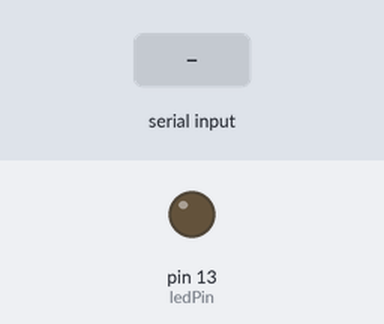
This sketch was run on a simulated Arduino Uno, built with avr-gcc and run on an emulated ATmega328P. On the bench: output pins drawn as LEDs (lit = HIGH). The inputs (shaded band) are chosen by the test bench. What the sketch prints to the serial monitor is not drawn.

Above: at 1.2 s.
1.3 s: "90,45\n" received over Serial
At 4.1 s:
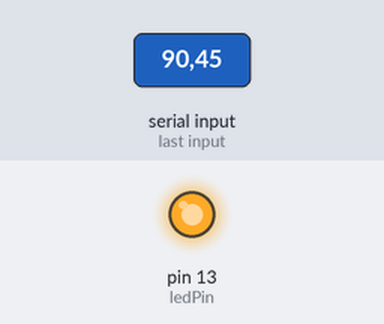
Timing chart, 0 to 5.6 s (numbered marks = the images above; inputs shaded):
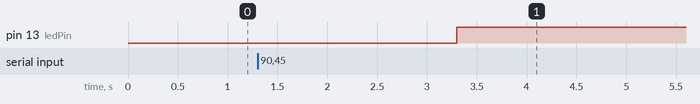

Measured:
- after the input at 1.3 s, pin 13 (ledPin): LOW → HIGH after 2.0 s

The sketch:

AR22_period.ino
```cpp
/*
 예제 2.3
 컴퓨터로부터 시리얼 통신을 통하여 데이터 수신하기
*/
// LED 출력을 할 핀 번호 설정
const int ledPin = 13;
// 점멸횟수 변수 설정
int blinkNumber = 0;
void setup() {
  // 9600bps로 시리얼 통신 설정
  Serial.begin(9600);
  // 13번 핀을 출력으로 설정
  pinMode(ledPin, OUTPUT);
}
void loop() {
// 시리얼 통신으로 입력 받은 데이터가 있는지를 검사하여
// 데이터가 있을 경우에 if문 안의 명령어를 실행
  if(Serial.available()){
  // val 변수에 시리얼 통신값 읽어오기
    char val = Serial.read();
    // 입력된 값이 0~9의 숫자인지를 판단
    if(isDigit(val)){
     // val은 ASCII 코드값이므로 숫자로 바꿔주기 위하여
     // '0'의 아스키 코드값을 빼줌
     // blinkNumber에는 실제 숫자가 저장된다.
     blinkNumber = (val - '0');
        Serial.print("입력한 수:");
    Serial.println(blinkNumber);
    }
    delay(2000);
  }
  // blinkNumber 만큼 LED를 점멸시킴
  for(char i=0;i < blinkNumber;i++){
    digitalWrite(ledPin, HIGH);
    delay(blinkNumber*1000);
    digitalWrite(ledPin, LOW);
    delay(100);
  }
  // 점멸 횟수를 리셋함
  blinkNumber = 0;

}
```
